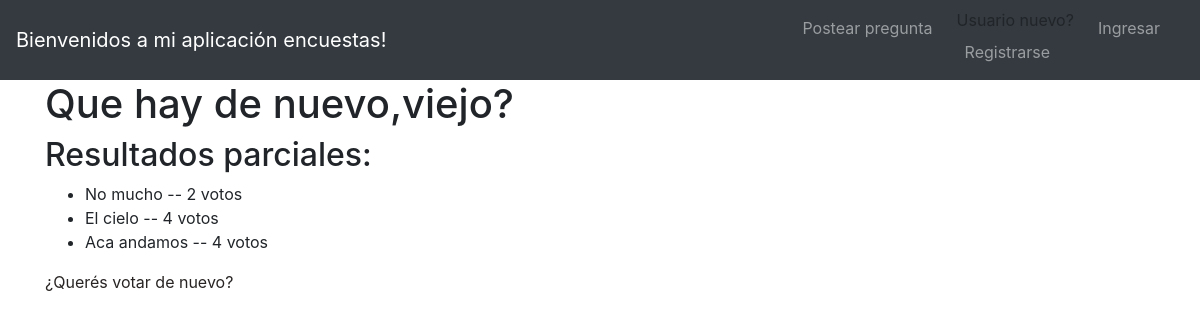
Page /polls/1/results/ on the committed database.
### polls/models.py (models this page shows, shortened)
class Question(models.Model):
    question_text = models.CharField("ingrese pregunta", max_length=200)
    pub_date = models.DateTimeField('fecha de publicacion')
    objects = QuestionManager()
    def was_published_recently(self):
        now = timezone.now()
        return now - datetime.timedelta(days=1) <= self.pub_date <= now
    was_published_recently.admin_order_field = 'pub_date'
    was_published_recently.boolean = True
    was_published_recently.short_description = 'Publicado recientemente?'

class Choice(models.Model):
    question = models.ForeignKey(Question, on_delete=models.CASCADE)
    choice_text = models.CharField(max_length=200)
    votes = models.IntegerField(default=0)

### polls/views.py (the view)
# urls.py: url(r'^(?P<pk>[0-9]+)/results/$', views.ResultsView.as_view(), name='results'),
class ResultsView(generic.DetailView):
    model = Question
    template_name = 'polls/results.html'

### polls/templates/polls/results.html
{% extends 'polls/base.html' %}
{% load static %}
{% block content %}
        <section>
             <h1>{{ question.question_text }}</h1>
             <h2>Resultados parciales:</h2>
                <ul>
                {% for choice in question.choice_set.all %}
                    <li>{{ choice.choice_text }} -- {{ choice.votes }} voto{{ choice.votes|pluralize }}</li>
                {% endfor %}
                </ul>
            <a class="nav" href="{% url 'polls:detail' question.id %}">¿Querés votar de nuevo?</a>
        </section>
{% endblock %}

### polls/static/polls/main.css (style rules this page uses)
li { font-size: 16px; }
a { color: #282423; }

### rows in the picture
Question: question_text "Que hay de nuevo,viejo?"
Choice: choice_text "No mucho", votes "2"
Choice: choice_text "El cielo", votes "4"
Choice: choice_text "Aca andamos", votes "4"
